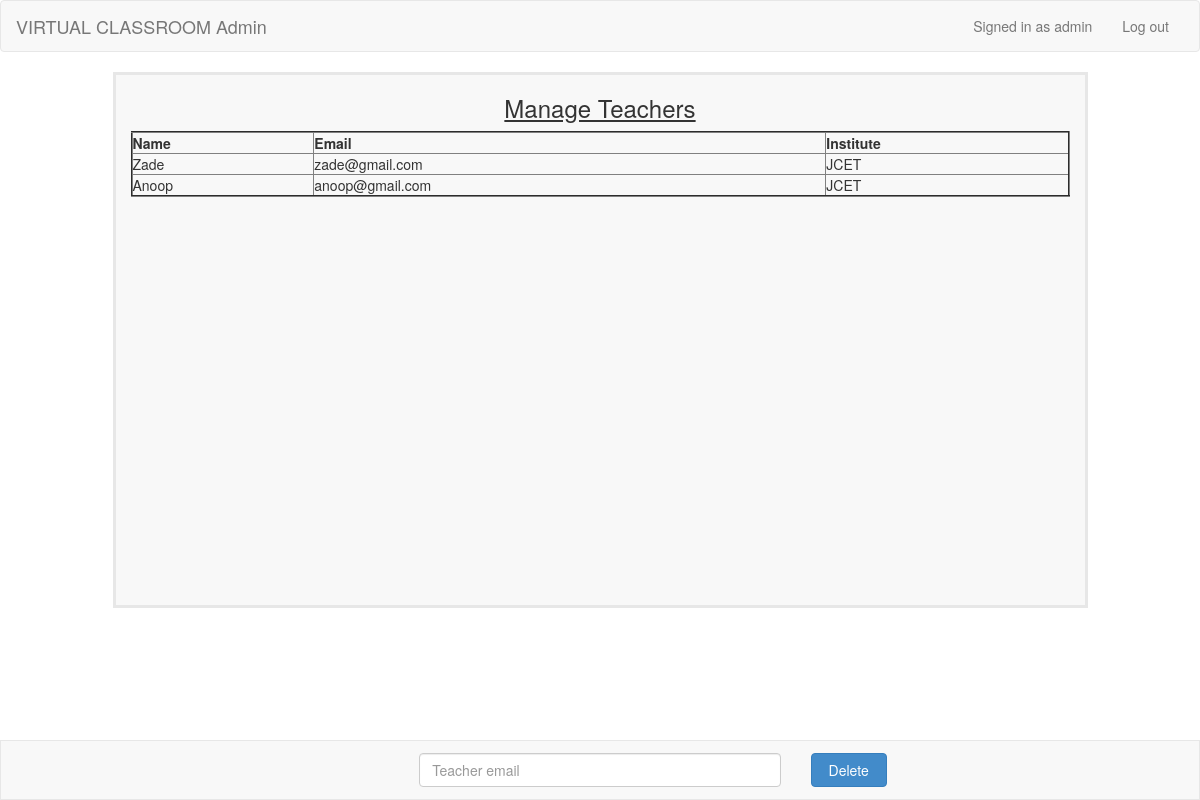
/manageteacher.php (signed in), run on the app's committed database.
### tables this page shows
CREATE TABLE `users` (
  `id` int(8) NOT NULL,
  `name` varchar(30) NOT NULL,
  `email` varchar(60) NOT NULL,
  `institute` varchar(70) NOT NULL,
  `password` varchar(40) NOT NULL,
  `type` varchar(7) NOT NULL
);

### manageteacher.php (the view, shortened to what this page needs)
<?php
include_once 'dbconnect.php';
?>
<!DOCTYPE html>
<html>
<head>
	<link rel="stylesheet" href="css/bootstrap.min.css" type="text/css" />
</head>
<body>
<nav class="navbar navbar-default" role="navigation">
	<div class="container-fluid">
		<div class="navbar-header">
			<a class="navbar-brand" href="index.php">VIRTUAL CLASSROOM Admin</a>
		</div>
		<div class="collapse navbar-collapse" id="navbar1">
			<ul class="nav navbar-nav navbar-right">
				<?php if (isset($_SESSION['usr_id'])) { ?>
				<li><p class="navbar-text">Signed in as <?php echo $_SESSION['usr_name']; ?></p></li>
				<li><a href="logout.php">Log out</a></li>
				<?php } else { ?>
				<li><a href="index.php">Login</a></li>
				<li><a href="register.php">Sign Up</a></li>
				<?php } ?>
			</ul>
		</div>
	</div>
</nav>
<form role="form" action="<?php echo $_SERVER['PHP_SELF']; ?>" method="post" name="requeststatus">
<div class="container">
  <div class="row">
    <div class="col-sm-1">
		</div>
		<div class="col-sm-10" style="height :100%; overflow-y:scroll; border-size:2px;border-style:solid; border-color:#e7e7e7; background-color: #f8f8f8;min-height: 536px;">
      <h3 align="center"><u>Manage Teachers</u></h3>
          <?php
           $result = mysqli_query($con,"SELECT * FROM users WHERE type='teacher'"); ?>
           <table border="2" style="width:100%">
             <thead>
               <tr>
                 <th>Name</th>
                 <th>Email</th>
                 <th>Institute</th>
               </tr>
             </thead>
             <tbody>
               <?php
               while( $row = mysqli_fetch_assoc( $result ) ){
                 echo "<tr><td>{$row['name']}</td><td>{$row['email']}</td><td>{$row['institute']}</td></tr>\n";
               }
               ?>
             </tbody>
          </table>
	  </div>
		<div class="col-sm-1" >
		</div>
	</div>
</div>
<div class="footer" style="text-align: left;">
  <div class="col-sm-4">
  </div>
  <div class="col-sm-4">
    <input type="text" name="email" value="" placeholder="Teacher email" required class="form-control" />
  </div>
  <div class="col-sm-4">
    <input type="submit" name="delete" value="Delete" class="btn btn-primary" />
  </div>
</div>
</body>
</html>

### data on the page
users: name "Zade", email "zade@gmail.com", institute "JCET"
users: name "Anoop", email "anoop@gmail.com", institute "JCET"

### other printed values
$_SESSION['usr_name'] "admin"
